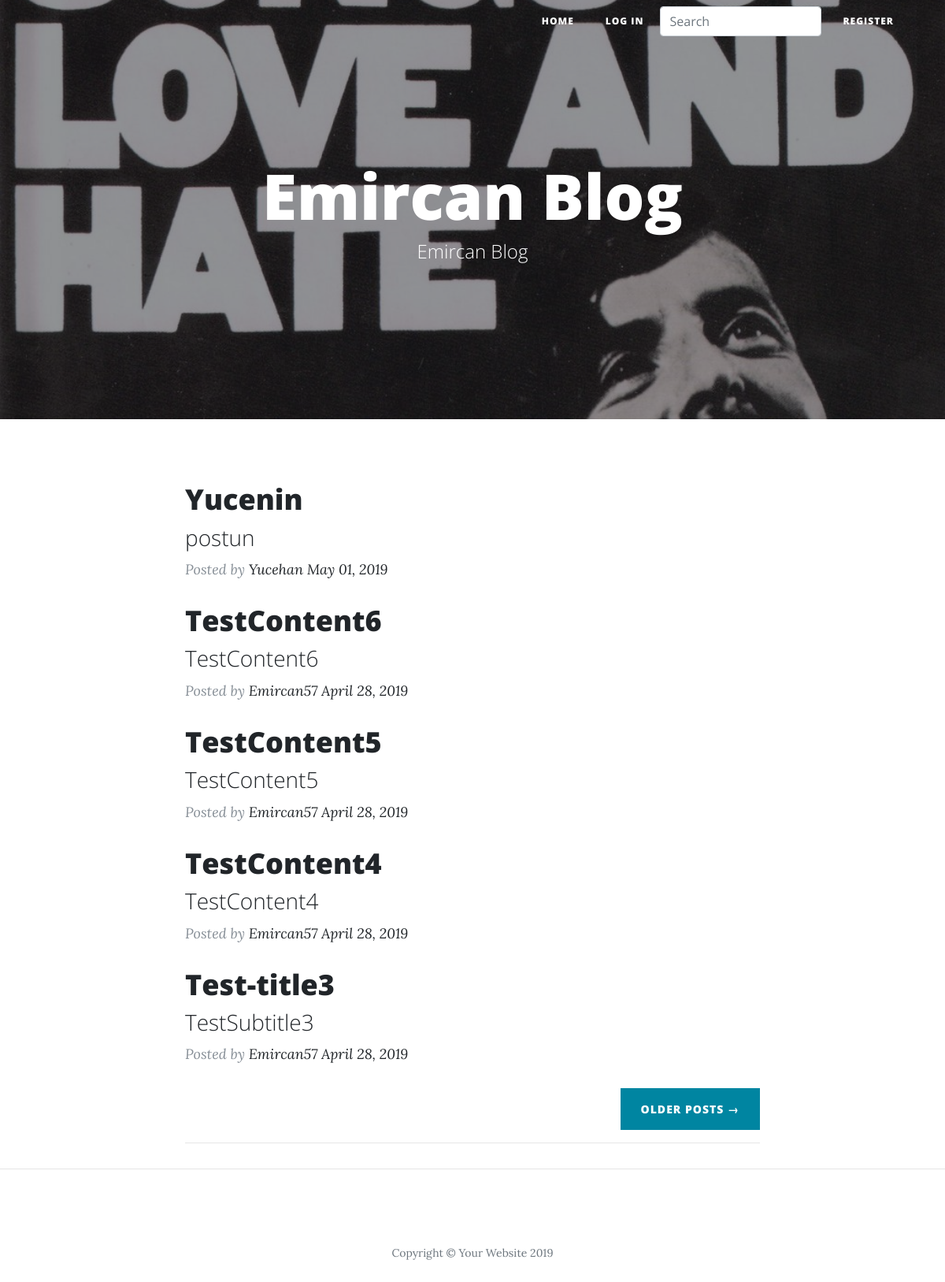
The page / on the database its author committed.
### app.py (models this page shows)
class Blogpost(db.Model):
    id = db.Column(db.Integer, primary_key=True)
    title = db.Column(db.String(50))
    subtitle = db.Column(db.String(50))
    author = db.Column(db.String(20))
    date_posted = db.Column(db.DateTime)
    content = db.Column(db.Text)

### app.py (the view)
@app.route('/')
def index():
    page = request.args.get('page', 1, type=int)
    posts = Blogpost.query.order_by(Blogpost.date_posted.desc()).paginate(page, 5, False)
    next_url = url_for('index', page=posts.next_num) \
        if posts.has_next else None
    prev_url = url_for('index', page=posts.prev_num) \
        if posts.has_prev else None
    return render_template('index.html', posts=posts.items, next_url=next_url, prev_url=prev_url)

### templates/index.html (shortened to what this page needs)
{% extends 'base.html' %}
{% block content %}
<div class="container">
    <div class="row">
      <div class="col-lg-8 col-md-10 mx-auto">
        {% for post in posts %}
        <div class="post-preview">
          <a href="{{ url_for('post', post_id=post.id) }}">
            <h2 class="post-title">
              {{ post.title }}
            </h2>
            <h3 class="post-subtitle">
              {{ post.subtitle }}
            </h3>
          </a>
          <p class="post-meta">Posted by
          	<a href="{{ url_for('user', username=post.author) }}">
            {{ post.author }}
            {{ post.date_posted.strftime('%B %d, %Y') }}</p>
        </div>
        {% endfor %}
        <div class="clearfix">
          {% if next_url %}
          <a class="btn btn-primary float-right" href="{{ next_url }}">Older Posts &rarr;</a>
          {% endif %}
        </div>
        <hr>
      </div>
    </div>
  </div>
{% endblock %}

### templates/base.html (shortened to what this page needs)
<!DOCTYPE html>
<html lang="en">
<head>
  <link href="{{ url_for('static', filename='bootstrap.min.css') }}" rel="stylesheet">
  <link href="{{ url_for('static', filename='fontawesome.min.css') }}" rel="stylesheet" type="text/css">
  <link href="{{ url_for('static', filename='all.min.css') }}" rel="stylesheet" type="text/css">
  <link href="{{ url_for('static', filename='clean-blog.min.css') }}" rel="stylesheet">
</head>
<body>
  <nav class="navbar navbar-expand-lg navbar-light fixed-top" id="mainNav">
    <div class="container">
      <div class="collapse navbar-collapse" id="navbarResponsive">
        <ul class="navbar-nav ml-auto">
          <li class="nav-item">
            <a class="nav-link" href="{{ url_for('index') }}">Home</a>
          </li>
          {% if not current_user.is_authenticated %}
          <li class="nav-item">
            <a class="nav-link" href="{{ url_for('login') }}">Log in</a>
          </li>
          {% endif %}
          <li class="nav-item">
              <form name="search" id="search" method="POST"class="form-inline" method="GET" action="{{ url_for('search') }}">
                 <input type="text" class="form-control mr-sm-2" type="search" id="search" name="search" placeholder="Search" aria-label="Search">
              </form>
          </li>
          {% if not current_user.is_authenticated %}
          <li class="nav-item">
            <a class="nav-link" href="{{ url_for('signup') }}">Register</a>
          </li>
          {% endif %}
        </ul>
      </div>
    </div>
  </nav>
  <header class="masthead" style="background-image: url('{{ url_for('static', filename='cohen.jpg') }}')">
    <div class="overlay"></div>
    <div class="container">
      <div class="row">
        <div class="col-lg-8 col-md-10 mx-auto">
          <div class="site-heading">
            <h1>Emircan Blog</h1>
            <span class="subheading">Emircan Blog</span>
          </div>
        </div>
      </div>
    </div>
  </header>
  {% block content %}
  {% endblock %}
  <hr>
  <footer>
    <div class="container">
      <div class="row">
        <div class="col-lg-8 col-md-10 mx-auto">
          <p class="copyright text-muted">Copyright &copy; Your Website 2019</p>
        </div>
      </div>
    </div>
  </footer>
</body>
</html>

### rows shown on the page
Blogpost: title "Yucenin", subtitle "postun", author "Yucehan", date_posted "May 01, 2019"
Blogpost: title "TestContent6", subtitle "TestContent6", author "Emircan57", date_posted "April 28, 2019"
Blogpost: title "TestContent5", subtitle "TestContent5", author "Emircan57", date_posted "April 28, 2019"
Blogpost: title "TestContent4", subtitle "TestContent4", author "Emircan57", date_posted "April 28, 2019"
Blogpost: title "Test-title3", subtitle "TestSubtitle3", author "Emircan57", date_posted "April 28, 2019"
